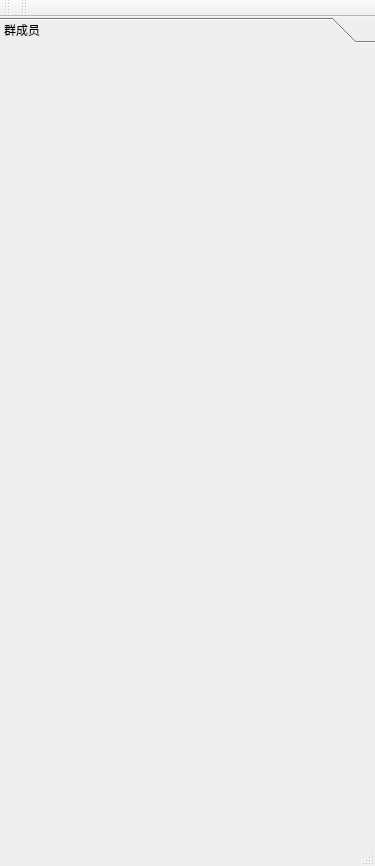
<?xml version="1.0" encoding="UTF-8"?>
<ui version="4.0">
 <class>loginClass</class>
 <widget class="QMainWindow" name="loginClass">
  <property name="geometry">
   <rect>
    <x>0</x>
    <y>0</y>
    <width>375</width>
    <height>866</height>
   </rect>
  </property>
  <property name="windowTitle">
   <string>login</string>
  </property>
  <widget class="QWidget" name="centralWidget">
   <layout class="QVBoxLayout" name="verticalLayout">
    <property name="spacing">
     <number>7</number>
    </property>
    <property name="leftMargin">
     <number>0</number>
    </property>
    <property name="topMargin">
     <number>0</number>
    </property>
    <property name="rightMargin">
     <number>0</number>
    </property>
    <property name="bottomMargin">
     <number>0</number>
    </property>
    <item>
     <widget class="QToolBox" name="toolBox">
      <property name="currentIndex">
       <number>0</number>
      </property>
      <widget class="QWidget" name="page">
       <property name="geometry">
        <rect>
         <x>0</x>
         <y>0</y>
         <width>375</width>
         <height>771</height>
        </rect>
       </property>
       <attribute name="label">
        <string>群成员</string>
       </attribute>
       <layout class="QVBoxLayout" name="vlayout"/>
      </widget>
     </widget>
    </item>
   </layout>
  </widget>
  <widget class="QMenuBar" name="menuBar">
   <property name="geometry">
    <rect>
     <x>0</x>
     <y>0</y>
     <width>375</width>
     <height>26</height>
    </rect>
   </property>
  </widget>
  <widget class="QToolBar" name="mainToolBar">
   <attribute name="toolBarArea">
    <enum>TopToolBarArea</enum>
   </attribute>
   <attribute name="toolBarBreak">
    <bool>false</bool>
   </attribute>
  </widget>
  <widget class="QStatusBar" name="statusBar"/>
  <widget class="QToolBar" name="toolBar">
   <property name="windowTitle">
    <string>toolBar</string>
   </property>
   <attribute name="toolBarArea">
    <enum>TopToolBarArea</enum>
   </attribute>
   <attribute name="toolBarBreak">
    <bool>false</bool>
   </attribute>
  </widget>
 </widget>
 <layoutdefault spacing="6" margin="11"/>
 <resources/>
 <connections/>
</ui>
